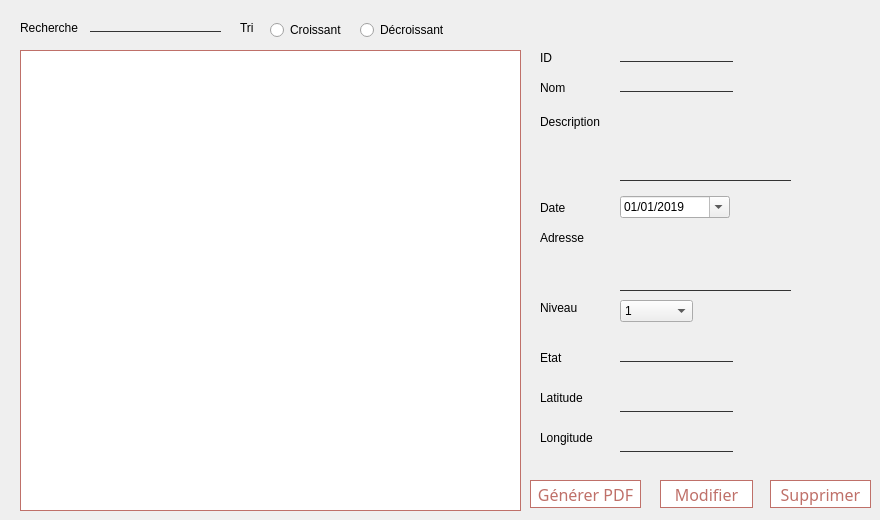
      <widget class="QWidget" name="Afficher">
       <attribute name="title">
        <string>Afficher Crises</string>
       </attribute>
       <widget class="QLabel" name="label_5">
        <property name="geometry">
         <rect>
          <x>20</x>
          <y>20</y>
          <width>91</width>
          <height>16</height>
         </rect>
        </property>
        <property name="text">
         <string>Recherche</string>
        </property>
       </widget>
       <widget class="QTableView" name="tableView">
        <property name="geometry">
         <rect>
          <x>20</x>
          <y>50</y>
          <width>501</width>
          <height>461</height>
         </rect>
        </property>
        <property name="styleSheet">
         <string notr="true">QTableView {
font-size:16px;
font-family:century gothic;
background:white;
color:#BF7069;
border:1px solid #BF7069;
}



</string>
        </property>
       </widget>
       <widget class="QLineEdit" name="lineEditRecherche">
        <property name="geometry">
         <rect>
          <x>90</x>
          <y>10</y>
          <width>131</width>
          <height>22</height>
         </rect>
        </property>
        <property name="styleSheet">
         <string notr="true">background:transparent;
border:none;
color:#262626;
font-size:12px;
border-bottom:1px solid #333;</string>
        </property>
       </widget>
       <widget class="QLabel" name="label_12">
        <property name="geometry">
         <rect>
          <x>540</x>
          <y>230</y>
          <width>81</width>
          <height>16</height>
         </rect>
        </property>
        <property name="text">
         <string>Adresse</string>
        </property>
       </widget>
       <widget class="QDateEdit" name="dateEdit_datec_mod">
        <property name="geometry">
         <rect>
          <x>620</x>
          <y>196</y>
          <width>110</width>
          <height>22</height>
         </rect>
        </property>
        <property name="minimumDate">
         <date>
          <year>2019</year>
          <month>1</month>
          <day>1</day>
         </date>
        </property>
        <property name="displayFormat">
         <string>dd/MM/yyyy</string>
        </property>
        <property name="calendarPopup">
         <bool>true</bool>
        </property>
       </widget>
       <widget class="QLabel" name="label_22">
        <property name="geometry">
         <rect>
          <x>540</x>
          <y>300</y>
          <width>81</width>
          <height>16</height>
         </rect>
        </property>
        <property name="text">
         <string>Niveau</string>
        </property>
       </widget>
       <widget class="QLabel" name="label_20">
        <property name="geometry">
         <rect>
          <x>540</x>
          <y>350</y>
          <width>81</width>
          <height>16</height>
         </rect>
        </property>
        <property name="text">
         <string>Etat</string>
        </property>
       </widget>
       <widget class="QLineEdit" name="lineEdit_nom_mod">
        <property name="geometry">
         <rect>
          <x>620</x>
          <y>70</y>
          <width>113</width>
          <height>22</height>
         </rect>
        </property>
        <property name="styleSheet">
         <string notr="true">background:transparent;
border:none;
color:#262626;
font-size:12px;
border-bottom:1px solid #333;</string>
        </property>
       </widget>
       <widget class="QPlainTextEdit" name="lineEdit_description_mod">
        <property name="geometry">
         <rect>
          <x>620</x>
          <y>110</y>
          <width>171</width>
          <height>71</height>
         </rect>
        </property>
        <property name="styleSheet">
         <string notr="true">background:transparent;
border:none;
color:#262626;
font-size:12px;
border-bottom:1px solid #333;</string>
        </property>
       </widget>
       <widget class="QLabel" name="label_7">
        <property name="geometry">
         <rect>
          <x>540</x>
          <y>50</y>
          <width>56</width>
          <height>16</height>
         </rect>
        </property>
        <property name="text">
         <string>ID</string>
        </property>
       </widget>
       <widget class="QLabel" name="label_13">
        <property name="geometry">
         <rect>
          <x>540</x>
          <y>114</y>
          <width>81</width>
          <height>16</height>
         </rect>
        </property>
        <property name="text">
         <string>Description</string>
        </property>
       </widget>
       <widget class="QLabel" name="label_14">
        <property name="geometry">
         <rect>
          <x>540</x>
          <y>200</y>
          <width>56</width>
          <height>16</height>
         </rect>
        </property>
        <property name="text">
         <string>Date</string>
        </property>
       </widget>
       <widget class="QLabel" name="label_21">
        <property name="geometry">
         <rect>
          <x>540</x>
          <y>80</y>
          <width>56</width>
          <height>16</height>
         </rect>
        </property>
        <property name="text">
         <string>Nom</string>
        </property>
       </widget>
       <widget class="QLineEdit" name="lineEdit_ID_mod">
        <property name="geometry">
         <rect>
          <x>620</x>
          <y>40</y>
          <width>113</width>
          <height>22</height>
         </rect>
        </property>
        <property name="styleSheet">
         <string notr="true">background:transparent;
border:none;
color:#262626;
font-size:12px;
border-bottom:1px solid #333;</string>
        </property>
       </widget>
       <widget class="QPlainTextEdit" name="lineEdit_Adresse_mod">
        <property name="geometry">
         <rect>
          <x>620</x>
          <y>230</y>
          <width>171</width>
          <height>61</height>
         </rect>
        </property>
        <property name="styleSheet">
         <string notr="true">background:transparent;
border:none;
color:#262626;
font-size:12px;
border-bottom:1px solid #333;</string>
        </property>
       </widget>
       <widget class="QComboBox" name="comboBox_niveau_mod">
        <property name="geometry">
         <rect>
          <x>620</x>
          <y>300</y>
          <width>73</width>
          <height>22</height>
         </rect>
        </property>
        <item>
         <property name="text">
          <string>1</string>
         </property>
        </item>
        <item>
         <property name="text">
          <string>2</string>
         </property>
        </item>
        <item>
         <property name="text">
          <string>3</string>
         </property>
        </item>
       </widget>
       <widget class="QPushButton" name="pushButton_modif">
        <property name="geometry">
         <rect>
          <x>660</x>
          <y>480</y>
          <width>93</width>
          <height>28</height>
         </rect>
        </property>
        <property name="styleSheet">
         <string notr="true">QPushButton{
font-size:16px;
font-family:century gothic;
background:white;
border-radius:60px;
color:#BF7069;
border-radius:15px;
border:1px solid #BF7069;
}
QPushButton:hover{
color:#FFABAB;
/*background:#801414;*/
background:rgb(255, 228, 228);
border-radius:15px;
}</string>
        </property>
        <property name="text">
         <string>Modifier</string>
        </property>
       </widget>
       <widget class="QPushButton" name="pushButton_supp">
        <property name="geometry">
         <rect>
          <x>770</x>
          <y>480</y>
          <width>101</width>
          <height>28</height>
         </rect>
        </property>
        <property name="styleSheet">
         <string notr="true">QPushButton{
font-size:16px;
font-family:century gothic;
background:white;
border-radius:60px;
color:#BF7069;
border-radius:15px;
border:1px solid #BF7069;
}
QPushButton:hover{
color:#FFABAB;
/*background:#801414;*/
background:rgb(255, 228, 228);
border-radius:15px;
}</string>
        </property>
        <property name="text">
         <string>Supprimer</string>
        </property>
       </widget>
       <widget class="QLineEdit" name="lineEdit_etat">
        <property name="geometry">
         <rect>
          <x>620</x>
          <y>340</y>
          <width>113</width>
          <height>22</height>
         </rect>
        </property>
        <property name="styleSheet">
         <string notr="true">background:transparent;
border:none;
color:#262626;
font-size:12px;
border-bottom:1px solid #333;</string>
        </property>
       </widget>
       <widget class="QLabel" name="label_6">
        <property name="geometry">
         <rect>
          <x>240</x>
          <y>20</y>
          <width>21</width>
          <height>16</height>
         </rect>
        </property>
        <property name="text">
         <string>Tri</string>
        </property>
       </widget>
       <widget class="QRadioButton" name="radioButton_4">
        <property name="geometry">
         <rect>
          <x>270</x>
          <y>20</y>
          <width>81</width>
          <height>20</height>
         </rect>
        </property>
        <property name="text">
         <string>Croissant</string>
        </property>
        <property name="checkable">
         <bool>true</bool>
        </property>
        <property name="checked">
         <bool>false</bool>
        </property>
        <property name="autoExclusive">
         <bool>true</bool>
        </property>
       </widget>
       <widget class="QRadioButton" name="radioButton_5">
        <property name="geometry">
         <rect>
          <x>360</x>
          <y>20</y>
          <width>97</width>
          <height>20</height>
         </rect>
        </property>
        <property name="text">
         <string>Décroissant</string>
        </property>
       </widget>
       <widget class="QPushButton" name="pushButton_PDF">
        <property name="geometry">
         <rect>
          <x>530</x>
          <y>480</y>
          <width>111</width>
          <height>28</height>
         </rect>
        </property>
        <property name="styleSheet">
         <string notr="true">QPushButton{
font-size:16px;
font-family:century gothic;
background:white;
border-radius:60px;
color:#BF7069;
border-radius:15px;
border:1px solid #BF7069;
}
QPushButton:hover{
color:#FFABAB;
/*background:#801414;*/
background:rgb(255, 228, 228);
border-radius:15px;
}</string>
        </property>
        <property name="text">
         <string>Générer PDF</string>
        </property>
       </widget>
       <widget class="QLabel" name="label_37">
        <property name="geometry">
         <rect>
          <x>540</x>
          <y>390</y>
          <width>56</width>
          <height>16</height>
         </rect>
        </property>
        <property name="text">
         <string>Latitude</string>
        </property>
       </widget>
       <widget class="QLabel" name="label_38">
        <property name="geometry">
         <rect>
          <x>540</x>
          <y>430</y>
          <width>56</width>
          <height>16</height>
         </rect>
        </property>
        <property name="text">
         <string>Longitude</string>
        </property>
       </widget>
       <widget class="QLineEdit" name="lineEdit_la_mod">
        <property name="geometry">
         <rect>
          <x>620</x>
          <y>390</y>
          <width>113</width>
          <height>22</height>
         </rect>
        </property>
        <property name="styleSheet">
         <string notr="true">background:transparent;
border:none;
color:#262626;
font-size:12px;
border-bottom:1px solid #333;</string>
        </property>
       </widget>
       <widget class="QLineEdit" name="lineEdit_lo_mod">
        <property name="geometry">
         <rect>
          <x>620</x>
          <y>430</y>
          <width>113</width>
          <height>22</height>
         </rect>
        </property>
        <property name="styleSheet">
         <string notr="true">background:transparent;
border:none;
color:#262626;
font-size:12px;
border-bottom:1px solid #333;</string>
        </property>
       </widget>
      </widget>
